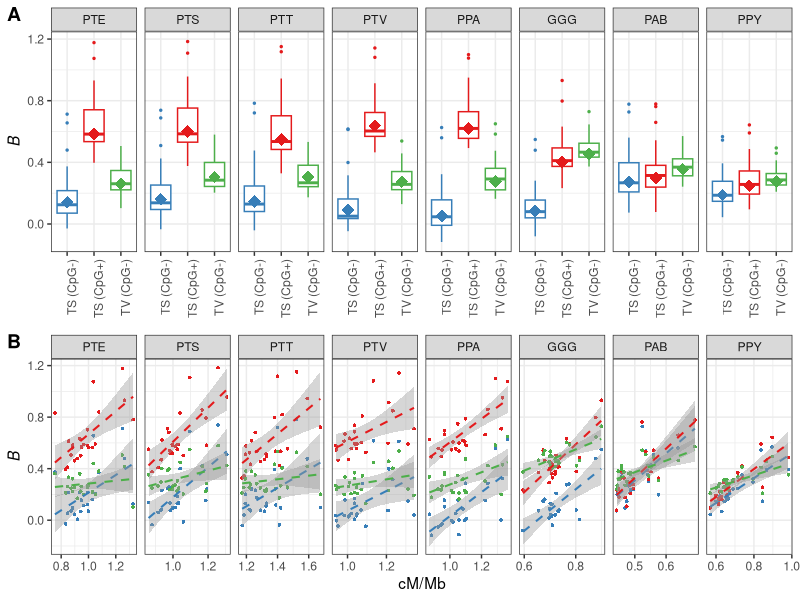

Recreate this plot in R.
library(ggplot2)
library(cowplot)

## load data
data <- read.table("fig7.txt", header = T, sep = "\t")

## Figure 7
data$pop <- factor(data$pop, levels = c("PTE","PTS","PTT","PTV","PPA","GGG","PAB","PPY"))

f3a <- ggplot(data, aes(x=mType, y=gamma, color=mType)) + geom_boxplot(outlier.size = 0.5,shape=21) + facet_wrap(.~pop, ncol = 8, nrow = 4) +
  theme_bw() + theme(legend.position = "none", axis.title.x = element_blank(), axis.text.x = element_text(angle = 90, hjust = 1)) +
  ylab(expression(italic(B)))+ scale_color_manual(values=c("#377eb8", "#e41a1c", "#4daf4a"))+ scale_y_continuous(breaks = c(0.0,0.4,0.8,1.2))+
  geom_point(aes(x=mType,y=fullGamma), shape=18, size = 4, colour=c(rep("#377eb8",8*23), rep("#e41a1c",8*23), rep("#4daf4a",8*23)))

f3b <- ggplot(data, aes(x=cMmb, y=gamma, colour = mType)) + geom_point(size=1.25, shape=21, stroke=0, aes(fill=factor(mType))) +
  facet_wrap(.~pop, scales = "free_x", ncol = 8, nrow = 4) + theme_bw() +
  geom_smooth(method="lm",lty =2, lwd=0.7) + theme(legend.position = "none") +xlab("cM/Mb")+ ylab(expression(italic(B)))+
  scale_fill_manual(values = c("#377eb8", "#e41a1c", "#4daf4a")) +  scale_color_manual(values = c("#377eb8", "#e41a1c", "#4daf4a")) +
  scale_x_continuous(breaks = c(0.3,0.5,0.6,0.8,1.0,1.2,1.4,1.6)) + scale_y_continuous(breaks = c(0.0,0.4,0.8,1.2))

tt <- plot_grid(f3a, f3b, ncol = 1, align = "v", rel_heights = c(1.2,1), labels = c("A", "B"))
ggsave("fig7.pdf", tt, width=23.5, height=11, units = "cm")
